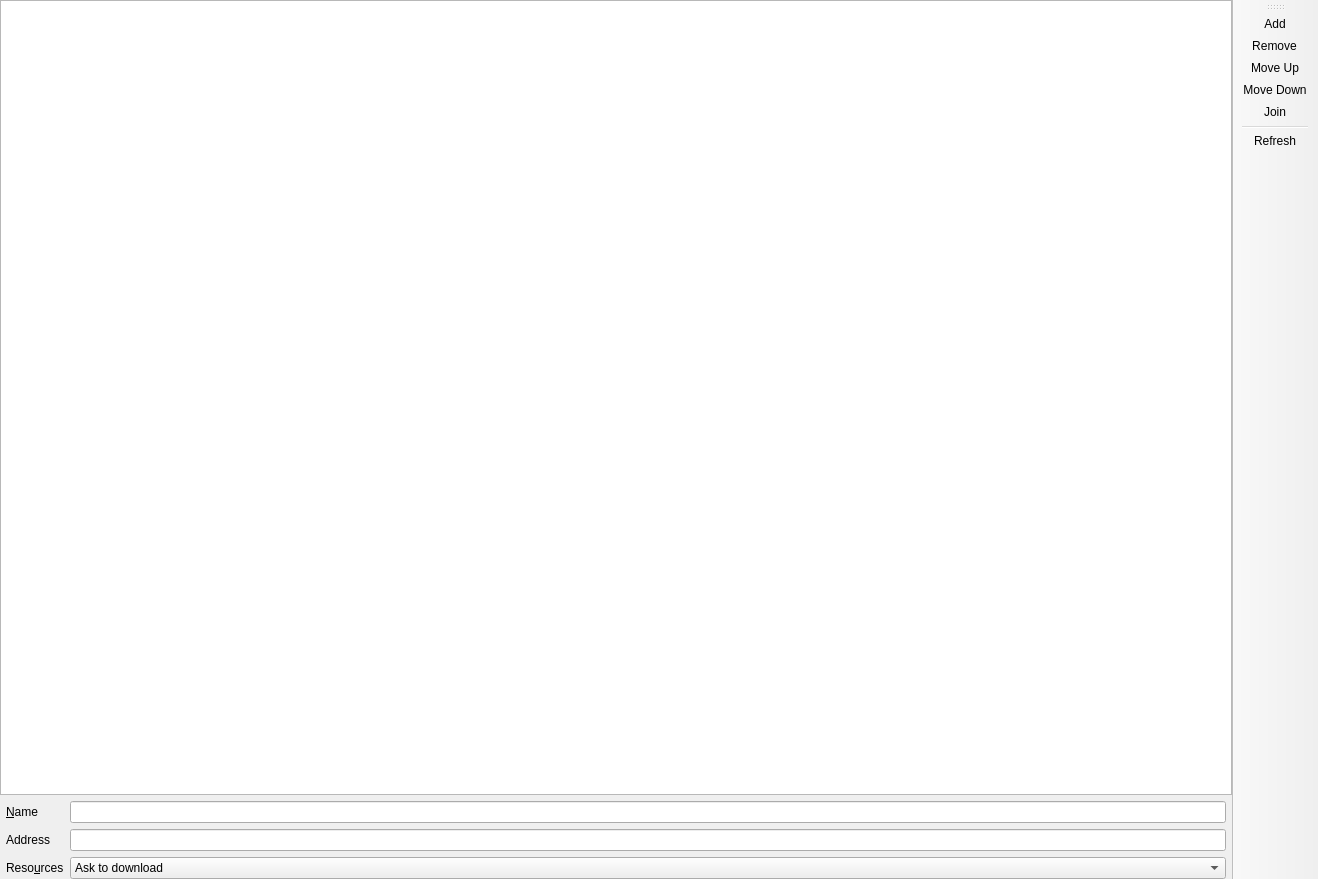
<?xml version="1.0" encoding="UTF-8"?>
<ui version="4.0">
 <class>ServersPage</class>
 <widget class="QMainWindow" name="ServersPage">
  <property name="geometry">
   <rect>
    <x>0</x>
    <y>0</y>
    <width>1318</width>
    <height>879</height>
   </rect>
  </property>
  <widget class="QWidget" name="centralwidget">
   <layout class="QVBoxLayout" name="verticalLayout">
    <property name="leftMargin">
     <number>0</number>
    </property>
    <property name="topMargin">
     <number>0</number>
    </property>
    <property name="rightMargin">
     <number>0</number>
    </property>
    <property name="bottomMargin">
     <number>0</number>
    </property>
    <item>
     <widget class="QTreeView" name="serversView">
      <property name="sizePolicy">
       <sizepolicy hsizetype="Expanding" vsizetype="Expanding">
        <horstretch>0</horstretch>
        <verstretch>0</verstretch>
       </sizepolicy>
      </property>
      <property name="acceptDrops">
       <bool>true</bool>
      </property>
      <property name="alternatingRowColors">
       <bool>true</bool>
      </property>
      <property name="selectionMode">
       <enum>QAbstractItemView::SingleSelection</enum>
      </property>
      <property name="selectionBehavior">
       <enum>QAbstractItemView::SelectRows</enum>
      </property>
      <property name="iconSize">
       <size>
        <width>64</width>
        <height>64</height>
       </size>
      </property>
      <property name="rootIsDecorated">
       <bool>false</bool>
      </property>
         <property name="verticalScrollMode">
             <enum>QAbstractItemView::ScrollPerPixel</enum>
         </property>
      <attribute name="headerStretchLastSection">
       <bool>false</bool>
      </attribute>
     </widget>
    </item>
    <item>
     <layout class="QGridLayout" name="gridLayout_2">
      <property name="leftMargin">
       <number>6</number>
      </property>
      <property name="rightMargin">
       <number>6</number>
      </property>
      <item row="0" column="0">
       <widget class="QLabel" name="nameLabel">
        <property name="text">
         <string>&amp;Name</string>
        </property>
        <property name="buddy">
         <cstring>nameLine</cstring>
        </property>
       </widget>
      </item>
      <item row="0" column="1">
       <widget class="QLineEdit" name="nameLine"/>
      </item>
      <item row="1" column="0">
       <widget class="QLabel" name="addressLabel">
        <property name="text">
         <string>Address</string>
        </property>
        <property name="buddy">
         <cstring>addressLine</cstring>
        </property>
       </widget>
      </item>
      <item row="1" column="1">
       <widget class="QLineEdit" name="addressLine"/>
      </item>
      <item row="2" column="0">
       <widget class="QLabel" name="resourcesLabel">
        <property name="text">
         <string>Reso&amp;urces</string>
        </property>
        <property name="buddy">
         <cstring>resourceComboBox</cstring>
        </property>
       </widget>
      </item>
      <item row="2" column="1">
       <widget class="QComboBox" name="resourceComboBox">
        <item>
         <property name="text">
          <string>Ask to download</string>
         </property>
        </item>
        <item>
         <property name="text">
          <string>Always download</string>
         </property>
        </item>
        <item>
         <property name="text">
          <string>Never download</string>
         </property>
        </item>
       </widget>
      </item>
     </layout>
    </item>
   </layout>
  </widget>
  <widget class="WideBar" name="toolBar">
   <property name="windowTitle">
    <string>Actions</string>
   </property>
   <property name="allowedAreas">
    <set>Qt::LeftToolBarArea|Qt::RightToolBarArea</set>
   </property>
   <property name="toolButtonStyle">
    <enum>Qt::ToolButtonTextOnly</enum>
   </property>
   <property name="floatable">
    <bool>false</bool>
   </property>
   <attribute name="toolBarArea">
    <enum>RightToolBarArea</enum>
   </attribute>
   <attribute name="toolBarBreak">
    <bool>false</bool>
   </attribute>
   <addaction name="actionAdd"/>
   <addaction name="actionRemove"/>
   <addaction name="actionMove_Up"/>
   <addaction name="actionMove_Down"/>
   <addaction name="actionJoin"/>
   <addaction name="separator"/>
   <addaction name="actionRefresh"/>
  </widget>
  <action name="actionAdd">
   <property name="text">
    <string>Add</string>
   </property>
  </action>
  <action name="actionRemove">
   <property name="text">
    <string>Remove</string>
   </property>
  </action>
  <action name="actionMove_Up">
   <property name="text">
    <string>Move Up</string>
   </property>
  </action>
  <action name="actionMove_Down">
   <property name="text">
    <string>Move Down</string>
   </property>
  </action>
  <action name="actionJoin">
   <property name="text">
    <string>Join</string>
   </property>
  </action>
  <action name="actionRefresh">
   <property name="text">
    <string>Refresh</string>
   </property>
  </action>
 </widget>
 <customwidgets>
  <customwidget>
   <class>WideBar</class>
   <extends>QToolBar</extends>
   <header>ui/widgets/WideBar.h</header>
  </customwidget>
 </customwidgets>
 <tabstops>
  <tabstop>serversView</tabstop>
  <tabstop>nameLine</tabstop>
  <tabstop>addressLine</tabstop>
  <tabstop>resourceComboBox</tabstop>
 </tabstops>
 <resources/>
 <connections/>
</ui>
